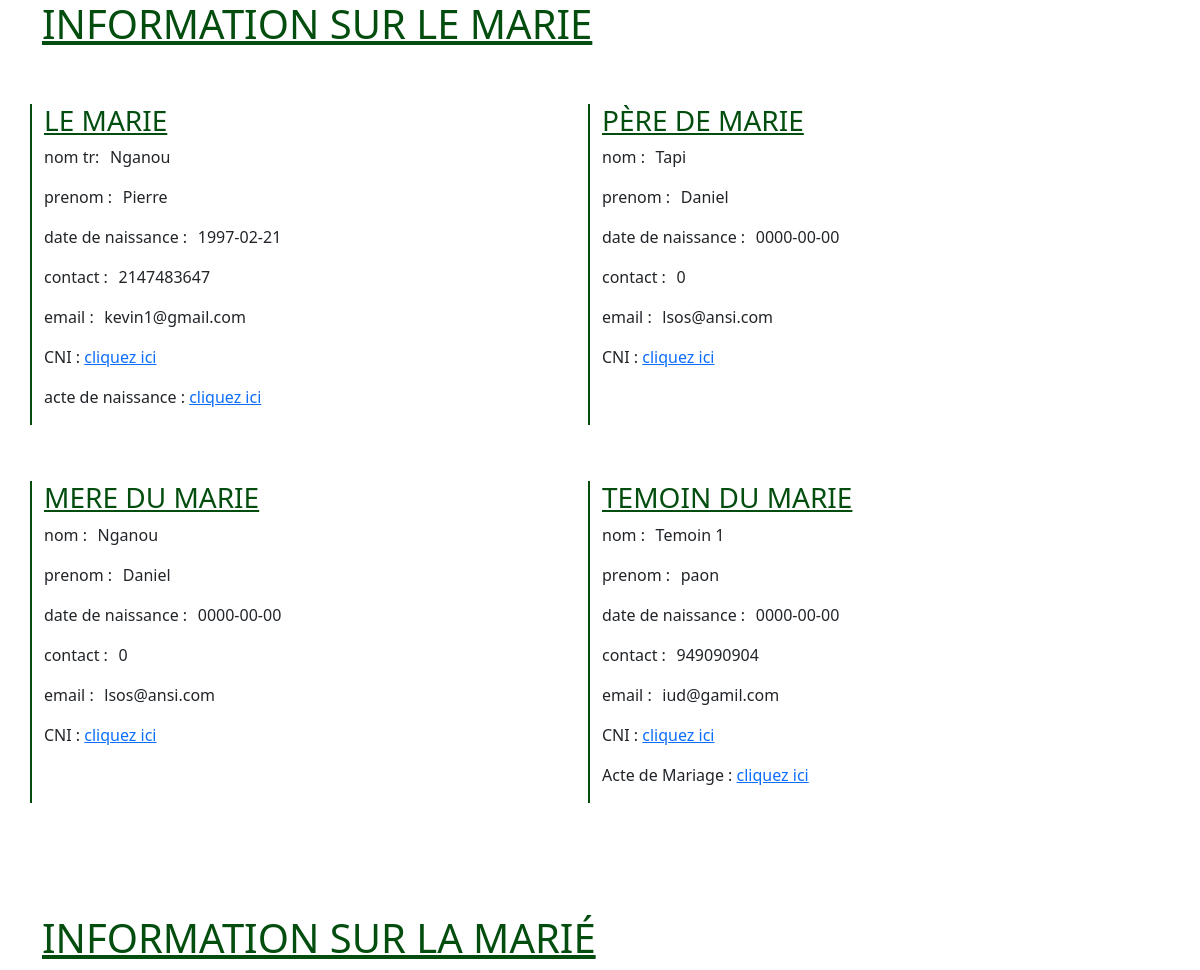
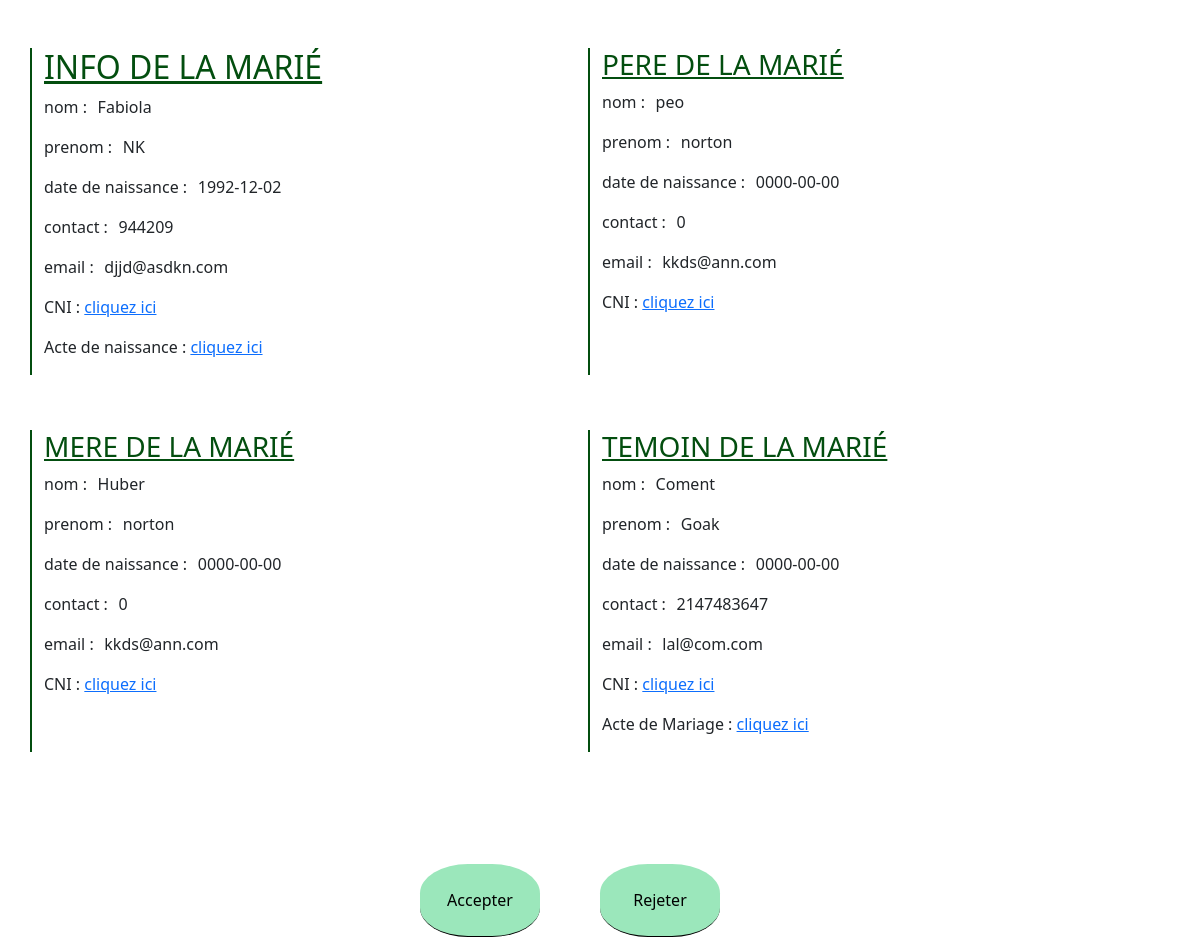
The app's page /Controleur/infoDuMariage.php?id=3 with its own data (2 pictures, top to bottom).
### tables this page shows
CREATE TABLE `personne` (
  `identifiant` int(11) NOT NULL,
  `nom` varchar(160) NOT NULL,
  `prenom` varchar(100) NOT NULL,
  `date_naissance` date DEFAULT NULL,
  `contact` int(11) DEFAULT NULL,
  `email` varchar(200) NOT NULL,
  `sexe` varchar(1) NOT NULL,
  `nature` enum('mari','mariee','temoins','parent') NOT NULL
);

### lib/autoload.init.php (called while the page is built, shortened)
<?php
    function autoload($className){
        if(file_exists($file = dirname(__FILE__). '/../Model/'. $className. '.class.php')){
            require $file;
        }
    }

### Model/ManagerMariage.class.php (called while the page is built, shortened)
<?php
class ManagerMariage{
    private PDO $db;
    public function __construct(PDO $db)
    {
        $this->db = $db;
    }
    public function getPersonne($id){
        $requete = "SELECT * FROM personne WHERE identifiant = :id";
        $result = $this->db->prepare($requete);
        $result->bindValue(':id', $id, PDO::PARAM_INT);
        $result->execute();
        $donne = $result->fetch();
        $perso = null;
        if($donne){
            $perso = new Personne($donne);
        }
        return $perso;
    }
    public function getActeMariage($id){
        $requete = "SELECT * FROM acte_mariage WHERE identifiant = :id";
        $result = $this->db->prepare($requete);
        $result->bindValue(':id', $id, PDO::PARAM_INT);
        $result->execute();
        $donne = $result->fetch(PDO::FETCH_ASSOC);
        $acte = null;
        if($donne){
            $acte = new ActeMariage($donne);
        }
        return $acte;
    }
    public function searchDocument($idPersonne){
        $requete = "SELECT * FROM documents_perso WHERE doc_perso = :id";
        $result = $this->db->prepare($requete);
        $result->bindValue(':id', $idPersonne, PDO::PARAM_INT);
        $result->execute();
        return new Documents($result->fetch());
    }
}

### Vue/admin/infoDuMariage.php (the view, shortened to what this page needs)
<!DOCTYPE html>
<html lang="en">
<head>
    <link href="https://cdn.jsdelivr.net/npm/bootstrap@5.3.3/dist/css/bootstrap.min.css" rel="stylesheet">
    <link rel="stylesheet" href="../Public/css/infoDuMariage.css">
</head>
<body>
    <div class="container">
        <h1>INFORMATION SUR LE MARIE</h1>
        <div class="row row-cols-sm-1 row-cols-md-2 row-cols-lg-2 row-cols-xl-2">
            <div class="cols">
                <h3>LE MARIE</h3>
                <div class="a">
                    <p>nom tr: </p>
                    <p><?php echo $conjoin->nom ; ?></p>
                </div>
                <div class="a">
                    <p>prenom :</p>
                    <p><?php echo $conjoin->prenom ; ?></p>
                </div>
                <div class="a">
                    <p>date de naissance :</p>
                    <p><?php echo $conjoin->date_naissance ; ?></p>
                </div>
                <div class="a">
                    <p>contact :</p>
                    <p><?php echo $conjoin->contact ; ?></p>
                </div>
                <div class="a">
                    <p>email :</p>
                    <p><?php echo $conjoin->email ; ?></p>
                </div>
                <div class="a">
                    <p>CNI :
                        <a href="../pdf/<?php echo $docsConjoin->cni ; ?>">cliquez ici</a>
                    </p>
                </div>
                <div class="a">
                    <p>acte de naissance :
                        <a href="../pdf/<?php echo $docsConjoin->acteNaissance ; ?>">cliquez ici</a>
                    </p>
                </div>
            </div>
            <div class="cols">
                <h3>PÈRE DE MARIE</h3>
                <div class="a">
                    <p>nom :</p>
                    <p><?php echo $pere_conjoin->nom ; ?></p>
                </div>
                <div class="a">
                    <p>prenom :</p>
                    <p><?php echo $pere_conjoin->prenom ; ?></p>
                </div>
                <div class="a">
                    <p>date de naissance :</p>
                    <p><?php echo $pere_conjoin->date_naissance ; ?></p>
                </div>
                <div class="a">
                    <p>contact :</p>
                    <p><?php echo $pere_conjoin->contact ; ?></p>
                </div>
                <div class="a">
                    <p>email :</p>
                    <p><?php echo $pere_conjoin->email ; ?></p>
                </div>
                <div class="a">
                    <p>CNI :
                        <a href="../pdf/<?php echo $docsPere_conjoin->cni ; ?>">cliquez ici</a>
                    </p>
                </div>
            </div>
            <div class="cols">
                <h3>MERE DU MARIE</h3>
                <div class="a">
                    <p>nom :</p>
                    <p><?php echo $mere_conjoin->nom ; ?></p>
                </div>
                <div class="a">
                    <p>prenom :</p>
                    <p><?php echo $pere_conjoin->prenom ; ?></p>
                </div>
                <div class="a">
                    <p>date de naissance :</p>
                    <p><?php echo $pere_conjoin->date_naissance ; ?></p>
                </div>
                <div class="a">
                    <p>contact :</p>
                    <p><?php echo $pere_conjoin->contact ; ?></p>
                </div>
                <div class="a">
                    <p>email :</p>
                    <p><?php echo $pere_conjoin->email ; ?></p>
                </div>
                <div class="a">
                    <p>CNI :
                        <a href="../pdf/<?php echo $docsMere_conjoin->cni ; ?>">cliquez ici</a>
                    </p>
                </div>
            </div>
            <div class="cols">
                <h3>TEMOIN DU MARIE</h3>
                <div class="a">
                    <p>nom :</p>
                    <p><?php echo $temoin_conjoin->nom ; ?></p>
                </div>
                <div class="a">
                    <p>prenom :</p>
                    <p><?php echo $temoin_conjoin->prenom ; ?></p>
                </div>
                <div class="a">
                    <p>date de naissance :</p>
                    <p><?php echo $temoin_conjoin->date_naissance ; ?></p>
                </div>
                <div class="a">
                    <p>contact :</p>
                    <p><?php echo $temoin_conjoin->contact ; ?></p>
                </div>
                <div class="a">
                    <p>email :</p>
                    <p><?php echo $temoin_conjoin->email ; ?></p>
                </div>
                <div class="a">
                    <p>CNI :
                        <a href="../pdf/<?php echo $docsTemoin_conjoin->cni ; ?>">cliquez ici</a>
                    </p>
                </div>
                <div class="a">
                    <p>Acte de Mariage :
                        <a href="../pdf/<?php echo $docsTemoin_conjoin->acteMariage ; ?>">cliquez ici</a>
                    </p>
                </div>
            </div>
        </div>
        <h1>INFORMATION SUR LA MARIÉ</h1>
        <div class="row row-cols-sm-1 row-cols-md-2 row-cols-lg-2 row-cols-xl-2">
            <div class="cols">
            <h2>INFO DE LA MARIÉ</h2>
            <div class="a">
                    <p>nom : </p>
                    <p><?php echo $conjointe->nom ; ?></p>
                </div>
                <div class="a">
                    <p>prenom :</p>
                    <p><?php echo $conjointe->prenom ; ?></p>
                </div>
                <div class="a">
                    <p>date de naissance :</p>
                    <p><?php echo $conjointe->date_naissance ; ?></p>
                </div>
                <div class="a">
                    <p>contact :</p>
                    <p><?php echo $conjointe->contact ; ?></p>
                </div>
                <div class="a">
                    <p>email :</p>
                    <p><?php echo $conjointe->email ; ?></p>
                </div>
                <div class="a">
                    <p>CNI :
                        <a href="../pdf/<?php echo $docsConjointe->cni ; ?>">cliquez ici</a>
                    </p>
                </div>
                <div class="a">
                    <p>Acte de naissance :
                        <a href="../pdf/<?php echo $docsConjointe->acteNaissance ; ?>">cliquez ici</a>
                    </p>
                </div>
            </div>
            <div class="cols">
            <h3>PERE DE LA MARIÉ</h3>
            <div class="a">
                    <p>nom :</p>
                    <p><?php echo $pere_conjointe->nom ; ?></p>
                </div>
                <div class="a">
                    <p>prenom :</p>
                    <p><?php echo $pere_conjointe->prenom ; ?></p>
                </div>
                <div class="a">
                    <p>date de naissance :</p>
                    <p><?php echo $pere_conjointe->date_naissance ; ?></p>
                </div>
                <div class="a">
                    <p>contact :</p>
                    <p><?php echo $pere_conjointe->contact ; ?></p>
                </div>
                <div class="a">
                    <p>email :</p>
                    <p><?php echo $pere_conjointe->email ; ?></p>
                </div>
                <div class="a">
                    <p>CNI :
                        <a href="../pdf/<?php echo $docsPere_conjointe->cni ; ?>">cliquez ici</a>
                    </p>
                </div>
            </div>
            <div class="cols">
                <h3>MERE DE LA MARIÉ</h3>
                <div class="a">
                    <p>nom :</p>
                    <p><?php echo $mere_conjointe->nom ; ?></p>
                </div>
                <div class="a">
                    <p>prenom :</p>
                    <p><?php echo $pere_conjointe->prenom ; ?></p>
                </div>
                <div class="a">
                    <p>date de naissance :</p>
                    <p><?php echo $pere_conjointe->date_naissance ; ?></p>
                </div>
                <div class="a">
                    <p>contact :</p>
                    <p><?php echo $pere_conjointe->contact ; ?></p>
                </div>
                <div class="a">
                    <p>email :</p>
                    <p><?php echo $pere_conjointe->email ; ?></p>
                </div>
                <div class="a">
                    <p>CNI :
                        <a href="../pdf/<?php echo $docsMere_conjoin->cni ; ?>">cliquez ici</a>
                    </p>
                </div>
            </div>
            <div class="cols">
                <h3>TEMOIN DE LA MARIÉ</h3>
                <div class="a">
                    <p>nom :</p>
                    <p><?php echo $temoin_conjointe->nom ; ?></p>
                </div>
                <div class="a">
                    <p>prenom :</p>
                    <p><?php echo $temoin_conjointe->prenom ; ?></p>
                </div>
                <div class="a">
                    <p>date de naissance :</p>
                    <p><?php echo $temoin_conjointe->date_naissance ; ?></p>
                </div>
                <div class="a">
                    <p>contact :</p>
                    <p><?php echo $temoin_conjointe->contact ; ?></p>
                </div>
                <div class="a">
                    <p>email :</p>
                    <p><?php echo $temoin_conjointe->email ; ?></p>
                </div>
                <div class="a">
                    <p>CNI :
                        <a href="../pdf/<?php echo $docsTemoin_conjoin->cni ; ?>">cliquez ici</a>
                    </p>
                </div>
                <div class="a">
                    <p>Acte de Mariage :
                        <a href="../pdf/<?php echo $docsTemoin_conjoin->acteMariage ; ?>">cliquez ici</a>
                    </p>
                </div>
            </div>
        </div>
    </div>
    <form action="RefusDeLaDemande.php" method="post">
        <input type="submit" value="Accepter" name="accepter">
        <input type="submit" value="Rejeter" name="rejeter">
    </form>
</body>
</html>

### Public/css/infoDuMariage.css (style rules this page uses)
body { width: 100%; height: auto; display: flex; flex-direction: column; }
.a { display: flex; }
h1 { margin-bottom: 5%; }
h2 , h1, h3 { color: rgb(3, 78, 15); text-decoration: underline; }
.row { width: 100%; margin-bottom: 5%; }
.cols { margin-bottom: 5%; border-left: 2px solid rgb(3, 78, 15); }
form { width: 100%; display: flex; justify-content: center; }
input { border: none; border-bottom: 1px solid black; outline: none; background-color: rgb(155, 231, 187); width: 10%; margin-right: 5%; padding: 2%; border-radius: 40%; }
p { margin-right: 2%; }

### records on screen
personne: nom "Nganou", prenom "Pierre", date_naissance "1997-02-21", contact "2147483647", email "kevin1@gmail.com"
personne: nom "Tapi", prenom "Daniel", date_naissance "0000-00-00", contact "0", email "lsos@ansi.com"
personne: nom "Temoin 1", prenom "paon", date_naissance "0000-00-00", contact "949090904", email "iud@gamil.com"
personne: nom "Fabiola", prenom "NK", date_naissance "1992-12-02", contact "944209", email "djjd@asdkn.com"
personne: nom "peo", prenom "norton", date_naissance "0000-00-00", contact "0", email "kkds@ann.com"
personne: nom "Huber"
personne: nom "Coment", prenom "Goak", date_naissance "0000-00-00", contact "2147483647", email "lal@com.com"
